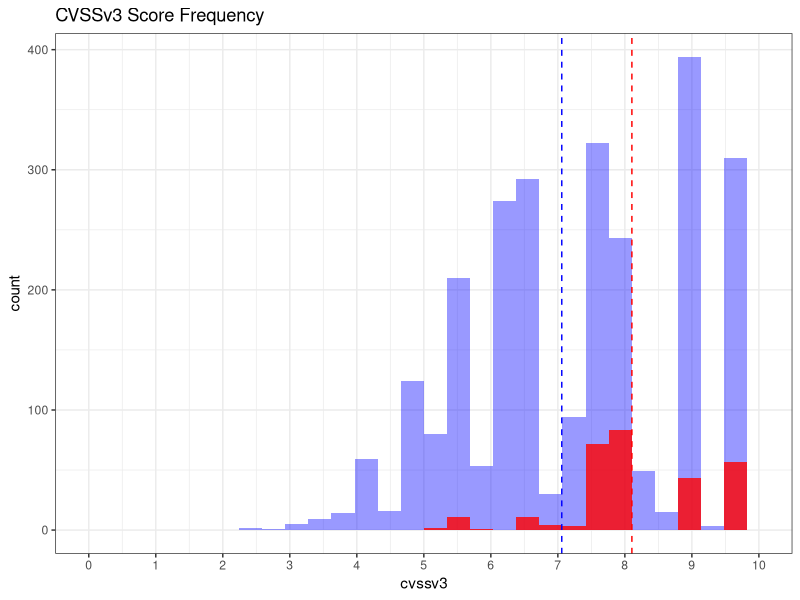
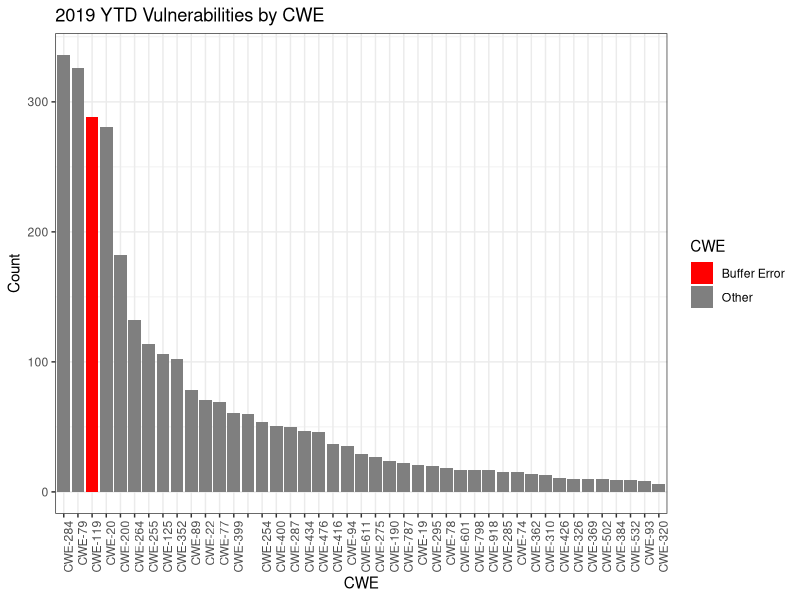
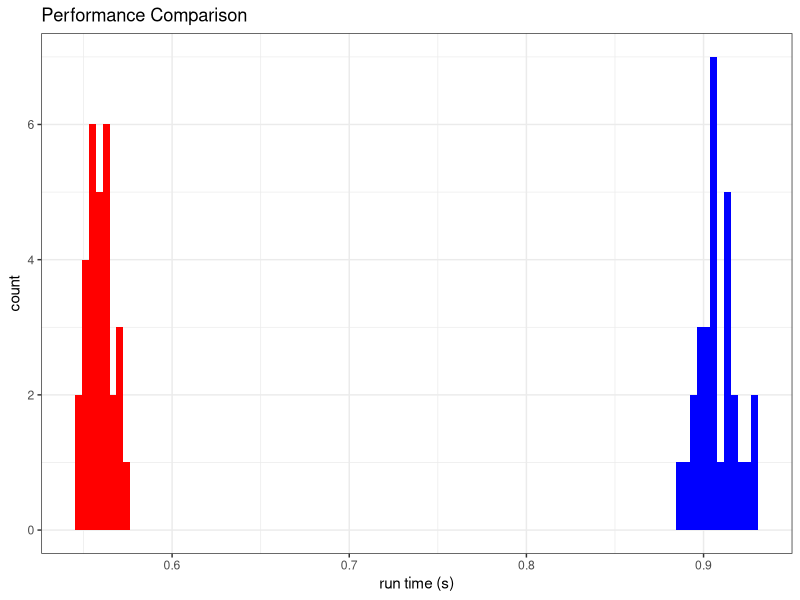

Reproduce these figures in R, in order.
## ---- chunk 1
getwd()
library(ggplot2)
nvd_data = read.csv("nvd/nvd.csv")
nvd_data

nvd_data_count = as.data.frame(table(nvd_data$cve_type))
nvd_data_count_sorted = nvd_data_count[order(-nvd_data_count$Freq),]
names(nvd_data_count_sorted) <- c("CWE", "count")
## ---- chunk 2
nvd_data = read.csv("nvd/nvd.csv")
bof_barfill <- "#4271AE"
bof_barlines <- "#1F3552"

ggplot(nvd_data, aes(x=cvssv3)) + 
  geom_histogram(data=subset(nvd_data, buffer_overflow == FALSE), fill = "blue", alpha = 0.4) +
  geom_histogram(data=subset(nvd_data, buffer_overflow == TRUE), fill = "red", alpha = 0.8) +
  scale_x_continuous(breaks = seq(0, 10, 1),
                     limits=c(0, 10)) +
  ggtitle("CVSSv3 Score Frequency") +
  theme_bw() +
  geom_vline(aes(xintercept=mean(subset(nvd_data$cvssv3, buffer_overflow == TRUE))), 
             color="red", linetype="dashed") + 
  geom_vline(aes(xintercept=mean(subset(nvd_data$cvssv3, buffer_overflow == FALSE))), 
             color="blue", linetype="dashed")  

## ---- chunk 3
nvd_data_count_sorted
ggplot(nvd_data_count_sorted, 
       aes(x=reorder(CWE, -count), 
           y=count, 
           fill=factor(ifelse(CWE=="CWE-119", "Buffer Error", "Other")))) +
  geom_bar(data=subset(nvd_data_count_sorted, count > 5), stat="identity") +
  xlab("CWE") +
  ylab("Count") +
  ggtitle("2019 YTD Vulnerabilities by CWE") +
  scale_fill_manual(name = "CWE", values=c("red", "grey50")) +
  theme_bw() +
  theme(axis.text.x=element_text(angle=90, hjust=1))
## ---- chunk 4
perf_data = read.csv("../tomas/performance.csv")
perf_data

ggplot(perf_data, aes(x=time)) +
  geom_histogram(data=subset(perf_data, type == "with_protection"), fill = "blue", alpha = 1.0, bins=100) + 
  geom_histogram(data=subset(perf_data, type == "without_protection"), fill = "red", alpha = 1.0, bins=100) +
  xlab("run time (s)") +
  ggtitle("Performance Comparison") +
  theme_bw()

